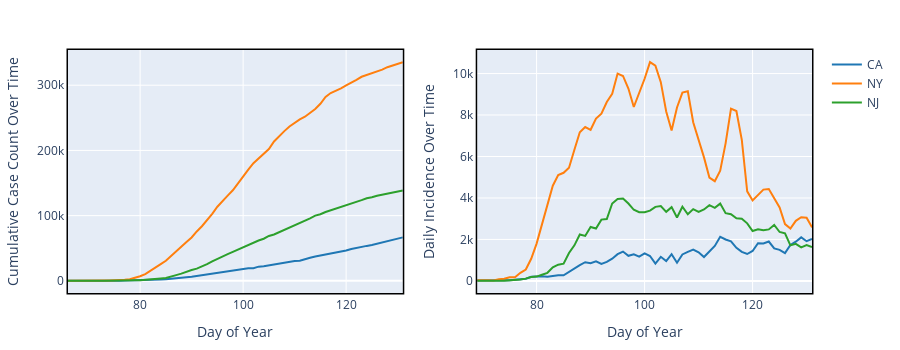

Write notebook code for a chart like this one.
### Markdown cell above
Let's now visualize some of our data. States first:

### Code cell
subset = ['CA','NY','NJ']
colors = pc.DEFAULT_PLOTLY_COLORS

fig = make_subplots(rows=1, cols=2)
for i,s in enumerate(subset):
    fig.add_trace(go.Scatter(name=s,x=x_data,y=states_cumulative[s],mode='lines',line_color=colors[i],showlegend=True),row=1,col=1)
    fig.add_trace(go.Scatter(name=s,x=x_data,y=states_inc_rolling3[s],mode='lines',line_color=colors[i],showlegend=False),row=1,col=2)

fig.update_layout(height=350,margin=dict(l=20, r=20, t=50, b=20))
fig.update_xaxes(title='Day of Year',showline=True, linewidth=1.5, linecolor='black', mirror=True)
fig.update_yaxes(showline=True, linewidth=1.5, linecolor='black', mirror=True)
fig.update_yaxes(title='Cumulative Case Count Over Time',row=1,col=1)
fig.update_yaxes(title='Daily Incidence Over Time',row=1,col=2)
fig.show()
